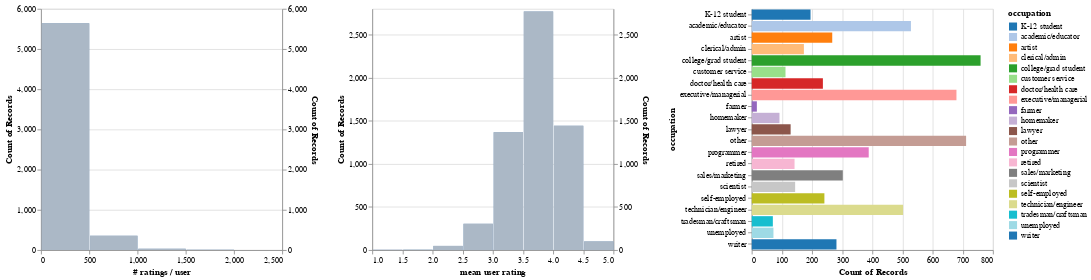

The code cell stored with this chart in its notebook:
### Code cell
users_ratings = (
    ratings
    .groupby('user_id', as_index=False)
    .agg({'rating': ['count', 'mean']})
    .flatten_cols()
    .merge(users, on='user_id')
)

# Create a chart for the count, and one for the mean.
alt.hconcat(
    filtered_hist('rating count', '# ratings / user', occupation_filter),
    filtered_hist('rating mean', 'mean user rating', occupation_filter),
    occupation_chart,
    data=users_ratings)

### Figure 1 — Vega-Lite specification as saved in the notebook (floating-point values rounded to 4 significant figures; data arrays with more than 128 entries replaced by an {"elided": "..."} marker saying what was removed)
{"config": {"view": {"continuousWidth": 400, "continuousHeight": 300}}, "hconcat": [{"layer": [{"mark": "bar", "encoding": {"x": {"type": "quantitative", "bin": {"maxbins": 10}, "field": "rating count", "title": "# ratings / user"}, "y": {"type": "quantitative", "aggregate": "count"}}, "transform": [{"filter": {"selection": "selector001"}}], "width": 300}, {"mark": "bar", "encoding": {"color": {"value": "lightgray"}, "opacity": {"value": 0.7}, "x": {"type": "quantitative", "bin": {"maxbins": 10}, "field": "rating count", "title": "# ratings / user"}, "y": {"type": "quantitative", "aggregate": "count"}}, "width": 300}], "resolve": {"scale": {"y": "independent"}}}, {"layer": [{"mark": "bar", "encoding": {"x": {"type": "quantitative", "bin": {"maxbins": 10}, "field": "rating mean", "title": "mean user rating"}, "y": {"type": "quantitative", "aggregate": "count"}}, "transform": [{"filter": {"selection": "selector001"}}], "width": 300}, {"mark": "bar", "encoding": {"color": {"value": "lightgray"}, "opacity": {"value": 0.7}, "x": {"type": "quantitative", "bin": {"maxbins": 10}, "field": "rating mean", "title": "mean user rating"}, "y": {"type": "quantitative", "aggregate": "count"}}, "width": 300}], "resolve": {"scale": {"y": "independent"}}}, {"mark": "bar", "encoding": {"color": {"condition": {"type": "nominal", "field": "occupation", "scale": {"scheme": "category20"}, "selection": "selector001"}, "value": "lightgray"}, "x": {"type": "quantitative", "aggregate": "count"}, "y": {"type": "nominal", "field": "occupation"}}, "height": 300, "selection": {"selector001": {"type": "multi", "fields": ["occupation"]}}, "width": 300}], "data": {"name": "data-91bc261f72116a7430a611b06d4c88ae"}, "$schema": "https://vega.github.io/schema/vega-lite/v4.0.0.json", "datasets": {"data-91bc261f72116a7430a611b06d4c88ae": {"elided": "6040 records"}}}
